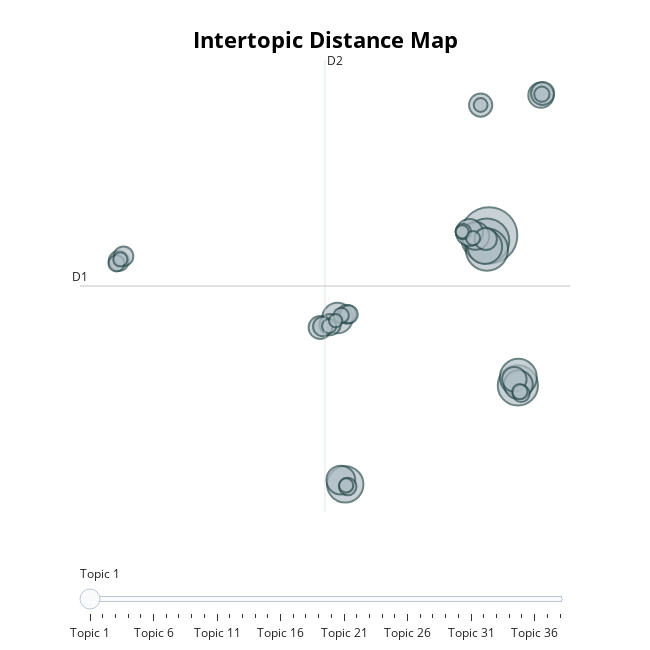

Notebook source saved alongside this figure:
### Code cell
positive_model.visualize_topics()

### Figure 1 — Plotly figure (JSON) as saved in the notebook; plotly's stock layout.template omitted (floating-point values rounded to 4 significant figures)
{"data": [{"customdata": [[1, "加油 | 现在 | 圈粉 | 清醒 | 最近", 1972], [2, "直播 | 直播间 | 视频 | 清流 | 喜欢", 1244], [3, "粉丝 | u3000 | 1000 | 突破 | 多万", 1096], [4, "知识 | 力量 | 改变命运 | 财富 | 改变", 996], [5, "优秀 | 才华 | 大家 | 人才 | 发光", 842], [6, "真的 | 确实 | 真正 | 真实 | 厉害", 816], [7, "昨天 | 今天 | 每天 | 昨晚 | 早上", 733], [8, "时运 | 实力 | 机会 | 准备 | 运气", 575], [9, "不错 | 非常 | 优秀 | 讲得 | 太好了", 515], [10, "文化 | 文化底蕴 | 直播间 | 魅力 | 最有", 509], [11, "看看 | 看着 | 看到 | 热泪盈眶 | 感动", 475], [12, "舒服 | 好听 | 说话 | 声音 | 好好", 449], [13, "童年 | 小时候 | 孩子 | 小伙子 | 青春", 394], [14, "可爱 | 漂亮 | 小萌 | 女孩 | 很帅", 369], [15, "中国 | 合伙人 | 电影 | 汉语 | 上海", 330], [16, "玉米 | 回忆 | 童年 | 不是 | 小时候", 330], [17, "牛牛 | 牛人 | 确实 | 牛批 | 澳大利亚", 326], [18, "感谢 | 谢谢 | 分享 | 恭喜 | 感恩", 307], [19, "分析 | 到位 | 透彻 | 数据 | 道理", 279], [20, "应该 | 需要 | 必须 | 这才 | 担当", 248], [21, "老板 | 员工 | 主任 | 领导 | 企业", 236], [22, "希望 | 你好 | 有人 | 越来越 | 一定", 236], [23, "能力 | 实力 | 强大 | 发光 | 毅力", 217], [24, "金子 | 发光 | 总会 | 打算 | 事实证明", 200], [25, "没有 | 不是 | 放弃 | 不要 | 偶然", 188], [26, "终于 | 最后 | 一句 | 最终 | 找到", 176], [27, "能量 | 满满的 | 满满 | 传播 | 太正", 160], [28, "喜欢 | 顿顿 | 哈哈哈 | 这种 | 一如既往", 146], [29, "读书 | 有用 | 好书 | 重要性 | 饱读", 144], [30, "讲到 | blueberry | 鄂伦春族 | 成吉思汗 | 安史之乱", 143], [31, "成功 | 偶然 | 背后 | 原因 | 必然", 142], [32, "抖音 | 平台 | 档次 | 升级 | 流量", 126], [33, "感觉 | 感动 | 感受 | 理解 | 多么", 125], [34, "企业 | 企业家 | 文化 | 伟大 | 生意", 124], [35, "烹饪 | 厨师 | 学校 | 新东方 | 以为", 123], [36, "海外 | 跨境 | 国际 | 电商 | 全球", 118], [37, "努力 | 敢于 | 勇气 | 勇敢 | 突破", 108], [38, "佩服 | 点赞 | 好评 | 赞赞 | 幸福", 105]], "hovertemplate": "<b>Topic %{customdata[0]}</b><br>Words: %{customdata[1]}<br>Size: %{customdata[2]}", "legendgroup": "", "marker": {"color": "#B0BEC5", "size": [1972, 1244, 1096, 996, 842, 816, 733, 575, 515, 509, 475, 449, 394, 369, 330, 330, 326, 307, 279, 248, 236, 236, 217, 200, 188, 176, 160, 146, 144, 143, 142, 126, 125, 124, 123, 118, 108, 105], "sizemode": "area", "sizeref": 1.232, "symbol": "circle", "line": {"color": "DarkSlateGrey", "width": 2}}, "mode": "markers", "name": "", "orientation": "v", "showlegend": false, "x": [8.799, 8.649, 8.658, 10.76, 10.8, -0.9843, 8.518, -1.513, -1.288, 10.8, 7.874, 7.469, 12.33, 10.52, 8.232, 12.44, -2.693, 8.58, -2.015, -16.4, -2.508, -16.07, -0.8916, -0.7392, -0.8141, 10.99, -16.55, 7.046, 10.9, 12.39, -1.257, -2.079, -0.9233, -16.29, 7.713, 8.229, -1.64, 6.97], "xaxis": "x", "y": [5.442, 5.078, 4.493, -4.601, -4.056, -11.23, 4.69, -0.09468, -10.94, -4.549, 5.411, 5.636, 14.83, -4.193, 14.17, 14.95, -0.7236, 5.205, -0.531, 3.725, -0.657, 4.051, 0.1623, 0.1571, -11.37, -5.149, 3.566, 5.704, -5.02, 14.9, 0.08263, -0.6307, -11.3, 3.833, 5.261, 14.17, -0.2692, 5.679], "yaxis": "y", "type": "scatter"}], "layout": {"xaxis": {"anchor": "y", "domain": [0.0, 1.0], "title": {"text": ""}, "visible": false, "range": [-19.03, 14.31]}, "yaxis": {"anchor": "x", "domain": [0.0, 1.0], "title": {"text": ""}, "visible": false, "range": [-13.08, 17.19]}, "legend": {"tracegroupgap": 0, "itemsizing": "constant"}, "margin": {"t": 60}, "title": {"font": {"size": 22, "color": "Black"}, "text": "<b>Intertopic Distance Map", "y": 0.95, "x": 0.5, "xanchor": "center", "yanchor": "top"}, "hoverlabel": {"font": {"size": 16, "family": "Rockwell"}, "bgcolor": "white"}, "width": 650, "height": 650, "sliders": [{"active": 0, "pad": {"t": 50}, "steps": [{"args": [{"marker.color": [["red", "#B0BEC5", "#B0BEC5", "#B0BEC5", "#B0BEC5", "#B0BEC5", "#B0BEC5", "#B0BEC5", "#B0BEC5", "#B0BEC5", "#B0BEC5", "#B0BEC5", "#B0BEC5", "#B0BEC5", "#B0BEC5", "#B0BEC5", "#B0BEC5", "#B0BEC5", "#B0BEC5", "#B0BEC5", "#B0BEC5", "#B0BEC5", "#B0BEC5", "#B0BEC5", "#B0BEC5", "#B0BEC5", "#B0BEC5", "#B0BEC5", "#B0BEC5", "#B0BEC5", "#B0BEC5", "#B0BEC5", "#B0BEC5", "#B0BEC5", "#B0BEC5", "#B0BEC5", "#B0BEC5", "#B0BEC5"]]}], "label": "Topic 1", "method": "update"}, {"args": [{"marker.color": [["#B0BEC5", "red", "#B0BEC5", "#B0BEC5", "#B0BEC5", "#B0BEC5", "#B0BEC5", "#B0BEC5", "#B0BEC5", "#B0BEC5", "#B0BEC5", "#B0BEC5", "#B0BEC5", "#B0BEC5", "#B0BEC5", "#B0BEC5", "#B0BEC5", "#B0BEC5", "#B0BEC5", "#B0BEC5", "#B0BEC5", "#B0BEC5", "#B0BEC5", "#B0BEC5", "#B0BEC5", "#B0BEC5", "#B0BEC5", "#B0BEC5", "#B0BEC5", "#B0BEC5", "#B0BEC5", "#B0BEC5", "#B0BEC5", "#B0BEC5", "#B0BEC5", "#B0BEC5", "#B0BEC5", "#B0BEC5"]]}], "label": "Topic 2", "method": "update"}, {"args": [{"marker.color": [["#B0BEC5", "#B0BEC5", "red", "#B0BEC5", "#B0BEC5", "#B0BEC5", "#B0BEC5", "#B0BEC5", "#B0BEC5", "#B0BEC5", "#B0BEC5", "#B0BEC5", "#B0BEC5", "#B0BEC5", "#B0BEC5", "#B0BEC5", "#B0BEC5", "#B0BEC5", "#B0BEC5", "#B0BEC5", "#B0BEC5", "#B0BEC5", "#B0BEC5", "#B0BEC5", "#B0BEC5", "#B0BEC5", "#B0BEC5", "#B0BEC5", "#B0BEC5", "#B0BEC5", "#B0BEC5", "#B0BEC5", "#B0BEC5", "#B0BEC5", "#B0BEC5", "#B0BEC5", "#B0BEC5", "#B0BEC5"]]}], "label": "Topic 3", "method": "update"}, {"args": [{"marker.color": [["#B0BEC5", "#B0BEC5", "#B0BEC5", "red", "#B0BEC5", "#B0BEC5", "#B0BEC5", "#B0BEC5", "#B0BEC5", "#B0BEC5", "#B0BEC5", "#B0BEC5", "#B0BEC5", "#B0BEC5", "#B0BEC5", "#B0BEC5", "#B0BEC5", "#B0BEC5", "#B0BEC5", "#B0BEC5", "#B0BEC5", "#B0BEC5", "#B0BEC5", "#B0BEC5", "#B0BEC5", "#B0BEC5", "#B0BEC5", "#B0BEC5", "#B0BEC5", "#B0BEC5", "#B0BEC5", "#B0BEC5", "#B0BEC5", "#B0BEC5", "#B0BEC5", "#B0BEC5", "#B0BEC5", "#B0BEC5"]]}], "label": "Topic 4", "method": "update"}, {"args": [{"marker.color": [["#B0BEC5", "#B0BEC5", "#B0BEC5", "#B0BEC5", "red", "#B0BEC5", "#B0BEC5", "#B0BEC5", "#B0BEC5", "#B0BEC5", "#B0BEC5", "#B0BEC5", "#B0BEC5", "#B0BEC5", "#B0BEC5", "#B0BEC5", "#B0BEC5", "#B0BEC5", "#B0BEC5", "#B0BEC5", "#B0BEC5", "#B0BEC5", "#B0BEC5", "#B0BEC5", "#B0BEC5", "#B0BEC5", "#B0BEC5", "#B0BEC5", "#B0BEC5", "#B0BEC5", "#B0BEC5", "#B0BEC5", "#B0BEC5", "#B0BEC5", "#B0BEC5", "#B0BEC5", "#B0BEC5", "#B0BEC5"]]}], "label": "Topic 5", "method": "update"}, {"args": [{"marker.color": [["#B0BEC5", "#B0BEC5", "#B0BEC5", "#B0BEC5", "#B0BEC5", "red", "#B0BEC5", "#B0BEC5", "#B0BEC5", "#B0BEC5", "#B0BEC5", "#B0BEC5", "#B0BEC5", "#B0BEC5", "#B0BEC5", "#B0BEC5", "#B0BEC5", "#B0BEC5", "#B0BEC5", "#B0BEC5", "#B0BEC5", "#B0BEC5", "#B0BEC5", "#B0BEC5", "#B0BEC5", "#B0BEC5", "#B0BEC5", "#B0BEC5", "#B0BEC5", "#B0BEC5", "#B0BEC5", "#B0BEC5", "#B0BEC5", "#B0BEC5", "#B0BEC5", "#B0BEC5", "#B0BEC5", "#B0BEC5"]]}], "label": "Topic 6", "method": "update"}, {"args": [{"marker.color": [["#B0BEC5", "#B0BEC5", "#B0BEC5", "#B0BEC5", "#B0BEC5", "#B0BEC5", "red", "#B0BEC5", "#B0BEC5", "#B0BEC5", "#B0BEC5", "#B0BEC5", "#B0BEC5", "#B0BEC5", "#B0BEC5", "#B0BEC5", "#B0BEC5", "#B0BEC5", "#B0BEC5", "#B0BEC5", "#B0BEC5", "#B0BEC5", "#B0BEC5", "#B0BEC5", "#B0BEC5", "#B0BEC5", "#B0BEC5", "#B0BEC5", "#B0BEC5", "#B0BEC5", "#B0BEC5", "#B0BEC5", "#B0BEC5", "#B0BEC5", "#B0BEC5", "#B0BEC5", "#B0BEC5", "#B0BEC5"]]}], "label": "Topic 7", "method": "update"}, {"args": [{"marker.color": [["#B0BEC5", "#B0BEC5", "#B0BEC5", "#B0BEC5", "#B0BEC5", "#B0BEC5", "#B0BEC5", "red", "#B0BEC5", "#B0BEC5", "#B0BEC5", "#B0BEC5", "#B0BEC5", "#B0BEC5", "#B0BEC5", "#B0BEC5", "#B0BEC5", "#B0BEC5", "#B0BEC5", "#B0BEC5", "#B0BEC5", "#B0BEC5", "#B0BEC5", "#B0BEC5", "#B0BEC5", "#B0BEC5", "#B0BEC5", "#B0BEC5", "#B0BEC5", "#B0BEC5", "#B0BEC5", "#B0BEC5", "#B0BEC5", "#B0BEC5", "#B0BEC5", "#B0BEC5", "#B0BEC5", "#B0BEC5"]]}], "label": "Topic 8", "method": "update"}, {"args": [{"marker.color": [["#B0BEC5", "#B0BEC5", "#B0BEC5", "#B0BEC5", "#B0BEC5", "#B0BEC5", "#B0BEC5", "#B0BEC5", "red", "#B0BEC5", "#B0BEC5", "#B0BEC5", "#B0BEC5", "#B0BEC5", "#B0BEC5", "#B0BEC5", "#B0BEC5", "#B0BEC5", "#B0BEC5", "#B0BEC5", "#B0BEC5", "#B0BEC5", "#B0BEC5", "#B0BEC5", "#B0BEC5", "#B0BEC5", "#B0BEC5", "#B0BEC5", "#B0BEC5", "#B0BEC5", "#B0BEC5", "#B0BEC5", "#B0BEC5", "#B0BEC5", "#B0BEC5", "#B0BEC5", "#B0BEC5", "#B0BEC5"]]}], "label": "Topic 9", "method": "update"}, {"args": [{"marker.color": [["#B0BEC5", "#B0BEC5", "#B0BEC5", "#B0BEC5", "#B0BEC5", "#B0BEC5", "#B0BEC5", "#B0BEC5", "#B0BEC5", "red", "#B0BEC5", "#B0BEC5", "#B0BEC5", "#B0BEC5", "#B0BEC5", "#B0BEC5", "#B0BEC5", "#B0BEC5", "#B0BEC5", "#B0BEC5", "#B0BEC5", "#B0BEC5", "#B0BEC5", "#B0BEC5", "#B0BEC5", "#B0BEC5", "#B0BEC5", "#B0BEC5", "#B0BEC5", "#B0BEC5", "#B0BEC5", "#B0BEC5", "#B0BEC5", "#B0BEC5", "#B0BEC5", "#B0BEC5", "#B0BEC5", "#B0BEC5"]]}], "label": "Topic 10", "method": "update"}, {"args": [{"marker.color": [["#B0BEC5", "#B0BEC5", "#B0BEC5", "#B0BEC5", "#B0BEC5", "#B0BEC5", "#B0BEC5", "#B0BEC5", "#B0BEC5", "#B0BEC5", "red", "#B0BEC5", "#B0BEC5", "#B0BEC5", "#B0BEC5", "#B0BEC5", "#B0BEC5", "#B0BEC5", "#B0BEC5", "#B0BEC5", "#B0BEC5", "#B0BEC5", "#B0BEC5", "#B0BEC5", "#B0BEC5", "#B0BEC5", "#B0BEC5", "#B0BEC5", "#B0BEC5", "#B0BEC5", "#B0BEC5", "#B0BEC5", "#B0BEC5", "#B0BEC5", "#B0BEC5", "#B0BEC5", "#B0BEC5", "#B0BEC5"]]}], "label": "Topic 11", "method": "update"}, {"args": [{"marker.color": [["#B0BEC5", "#B0BEC5", "#B0BEC5", "#B0BEC5", "#B0BEC5", "#B0BEC5", "#B0BEC5", "#B0BEC5", "#B0BEC5", "#B0BEC5", "#B0BEC5", "red", "#B0BEC5", "#B0BEC5", "#B0BEC5", "#B0BEC5", "#B0BEC5", "#B0BEC5", "#B0BEC5", "#B0BEC5", "#B0BEC5", "#B0BEC5", "#B0BEC5", "#B0BEC5", "#B0BEC5", "#B0BEC5", "#B0BEC5", "#B0BEC5", "#B0BEC5", "#B0BEC5", "#B0BEC5", "#B0BEC5", "#B0BEC5", "#B0BEC5", "#B0BEC5", "#B0BEC5", "#B0BEC5", "#B0BEC5"]]}], "label": "Topic 12", "method": "update"}, {"args": [{"marker.color": [["#B0BEC5", "#B0BEC5", "#B0BEC5", "#B0BEC5", "#B0BEC5", "#B0BEC5", "#B0BEC5", "#B0BEC5", "#B0BEC5", "#B0BEC5", "#B0BEC5", "#B0BEC5", "red", "#B0BEC5", "#B0BEC5", "#B0BEC5", "#B0BEC5", "#B0BEC5", "#B0BEC5", "#B0BEC5", "#B0BEC5", "#B0BEC5", "#B0BEC5", "#B0BEC5", "#B0BEC5", "#B0BEC5", "#B0BEC5", "#B0BEC5", "#B0BEC5", "#B0BEC5", "#B0BEC5", "#B0BEC5", "#B0BEC5", "#B0BEC5", "#B0BEC5", "#B0BEC5", "#B0BEC5", "#B0BEC5"]]}], "label": "Topic 13", "method": "update"}, {"args": [{"marker.color": [["#B0BEC5", "#B0BEC5", "#B0BEC5", "#B0BEC5", "#B0BEC5", "#B0BEC5", "#B0BEC5", "#B0BEC5", "#B0BEC5", "#B0BEC5", "#B0BEC5", "#B0BEC5", "#B0BEC5", "red", "#B0BEC5", "#B0BEC5", "#B0BEC5", "#B0BEC5", "#B0BEC5", "#B0BEC5", "#B0BEC5", "#B0BEC5", "#B0BEC5", "#B0BEC5", "#B0BEC5", "#B0BEC5", "#B0BEC5", "#B0BEC5", "#B0BEC5", "#B0BEC5", "#B0BEC5", "#B0BEC5", "#B0BEC5", "#B0BEC5", "#B0BEC5", "#B0BEC5", "#B0BEC5", "#B0BEC5"]]}], "label": "Topic 14", "method": "update"}, {"args": [{"marker.color": [["#B0BEC5", "#B0BEC5", "#B0BEC5", "#B0BEC5", "#B0BEC5", "#B0BEC5", "#B0BEC5", "#B0BEC5", "#B0BEC5", "#B0BEC5", "#B0BEC5", "#B0BEC5", "#B0BEC5", "#B0BEC5", "red", "#B0BEC5", "#B0BEC5", "#B0BEC5", "#B0BEC5", "#B0BEC5", "#B0BEC5", "#B0BEC5", "#B0BEC5", "#B0BEC5", "#B0BEC5", "#B0BEC5", "#B0BEC5", "#B0BEC5", "#B0BEC5", "#B0BEC5", "#B0BEC5", "#B0BEC5", "#B0BEC5", "#B0BEC5", "#B0BEC5", "#B0BEC5", "#B0BEC5", "#B0BEC5"]]}], "label": "Topic 15", "method": "update"}, {"args": [{"marker.color": [["#B0BEC5", "#B0BEC5", "#B0BEC5", "#B0BEC5", "#B0BEC5", "#B0BEC5", "#B0BEC5", "#B0BEC5", "#B0BEC5", "#B0BEC5", "#B0BEC5", "#B0BEC5", "#B0BEC5", "#B0BEC5", "#B0BEC5", "red", "#B0BEC5", "#B0BEC5", "#B0BEC5", "#B0BEC5", "#B0BEC5", "#B0BEC5", "#B0BEC5", "#B0BEC5", "#B0BEC5", "#B0BEC5", "#B0BEC5", "#B0BEC5", "#B0BEC5", "#B0BEC5", "#B0BEC5", "#B0BEC5", "#B0BEC5", "#B0BEC5", "#B0BEC5", "#B0BEC5", "#B0BEC5", "#B0BEC5"]]}], "label": "Topic 16", "method": "update"}, {"args": [{"marker.color": [["#B0BEC5", "#B0BEC5", "#B0BEC5", "#B0BEC5", "#B0BEC5", "#B0BEC5", "#B0BEC5", "#B0BEC5", "#B0BEC5", "#B0BEC5", "#B0BEC5", "#B0BEC5", "#B0BEC5", "#B0BEC5", "#B0BEC5", "#B0BEC5", "red", "#B0BEC5", "#B0BEC5", "#B0BEC5", "#B0BEC5", "#B0BEC5", "#B0BEC5", "#B0BEC5", "#B0BEC5", "#B0BEC5", "#B0BEC5", "#B0BEC5", "#B0BEC5", "#B0BEC5", "#B0BEC5", "#B0BEC5", "#B0BEC5", "#B0BEC5", "#B0BEC5", "#B0BEC5", "#B0BEC5", "#B0BEC5"]]}], "label": "Topic 17", "method": "update"}, {"args": [{"marker.color": [["#B0BEC5", "#B0BEC5", "#B0BEC5", "#B0BEC5", "#B0BEC5", "#B0BEC5", "#B0BEC5", "#B0BEC5", "#B0BEC5", "#B0BEC5", "#B0BEC5", "#B0BEC5", "#B0BEC5", "#B0BEC5", "#B0BEC5", "#B0BEC5", "#B0BEC5", "red", "#B0BEC5", "#B0BEC5", "#B0BEC5", "#B0BEC5", "#B0BEC5", "#B0BEC5", "#B0BEC5", "#B0BEC5", "#B0BEC5", "#B0BEC5", "#B0BEC5", "#B0BEC5", "#B0BEC5", "#B0BEC5", "#B0BEC5", "#B0BEC5", "#B0BEC5", "#B0BEC5", "#B0BEC5", "#B0BEC5"]]}], "label": "Topic 18", "method": "update"}, {"args": [{"marker.color": [["#B0BEC5", "#B0BEC5", "#B0BEC5", "#B0BEC5", "#B0BEC5", "#B0BEC5", "#B0BEC5", "#B0BEC5", "#B0BEC5", "#B0BEC5", "#B0BEC5", "#B0BEC5", "#B0BEC5", "#B0BEC5", "#B0BEC5", "#B0BEC5", "#B0BEC5", "#B0BEC5", "red", "#B0BEC5", "#B0BEC5", "#B0BEC5", "#B0BEC5", "#B0BEC5", "#B0BEC5", "#B0BEC5", "#B0BEC5", "#B0BEC5", "#B0BEC5", "#B0BEC5", "#B0BEC5", "#B0BEC5", "#B0BEC5", "#B0BEC5", "#B0BEC5", "#B0BEC5", "#B0BEC5", "#B0BEC5"]]}], "label": "Topic 19", "method": "update"}, {"args": [{"marker.color": [["#B0BEC5", "#B0BEC5", "#B0BEC5", "#B0BEC5", "#B0BEC5", "#B0BEC5", "#B0BEC5", "#B0BEC5", "#B0BEC5", "#B0BEC5", "#B0BEC5", "#B0BEC5", "#B0BEC5", "#B0BEC5", "#B0BEC5", "#B0BEC5", "#B0BEC5", "#B0BEC5", "#B0BEC5", "red", "#B0BEC5", "#B0BEC5", "#B0BEC5", "#B0BEC5", "#B0BEC5", "#B0BEC5", "#B0BEC5", "#B0BEC5", "#B0BEC5", "#B0BEC5", "#B0BEC5", "#B0BEC5", "#B0BEC5", "#B0BEC5", "#B0BEC5", "#B0BEC5", "#B0BEC5", "#B0BEC5"]]}], "label": "Topic 20", "method": "update"}, {"args": [{"marker.color": [["#B0BEC5", "#B0BEC5", "#B0BEC5", "#B0BEC5", "#B0BEC5", "#B0BEC5", "#B0BEC5", "#B0BEC5", "#B0BEC5", "#B0BEC5", "#B0BEC5", "#B0BEC5", "#B0BEC5", "#B0BEC5", "#B0BEC5", "#B0BEC5", "#B0BEC5", "#B0BEC5", "#B0BEC5", "#B0BEC5", "red", "#B0BEC5", "#B0BEC5", "#B0BEC5", "#B0BEC5", "#B0BEC5", "#B0BEC5", "#B0BEC5", "#B0BEC5", "#B0BEC5", "#B0BEC5", "#B0BEC5", "#B0BEC5", "#B0BEC5", "#B0BEC5", "#B0BEC5", "#B0BEC5", "#B0BEC5"]]}], "label": "Topic 21", "method": "update"}, {"args": [{"marker.color": [["#B0BEC5", "#B0BEC5", "#B0BEC5", "#B0BEC5", "#B0BEC5", "#B0BEC5", "#B0BEC5", "#B0BEC5", "#B0BEC5", "#B0BEC5", "#B0BEC5", "#B0BEC5", "#B0BEC5", "#B0BEC5", "#B0BEC5", "#B0BEC5", "#B0BEC5", "#B0BEC5", "#B0BEC5", "#B0BEC5", "#B0BEC5", "red", "#B0BEC5", "#B0BEC5", "#B0BEC5", "#B0BEC5", "#B0BEC5", "#B0BEC5", "#B0BEC5", "#B0BEC5", "#B0BEC5", "#B0BEC5", "#B0BEC5", "#B0BEC5", "#B0BEC5", "#B0BEC5", "#B0BEC5", "#B0BEC5"]]}], "label": "Topic 22", "method": "update"}, {"args": [{"marker.color": [["#B0BEC5", "#B0BEC5", "#B0BEC5", "#B0BEC5", "#B0BEC5", "#B0BEC5", "#B0BEC5", "#B0BEC5", "#B0BEC5", "#B0BEC5", "#B0BEC5", "#B0BEC5", "#B0BEC5", "#B0BEC5", "#B0BEC5", "#B0BEC5", "#B0BEC5", "#B0BEC5", "#B0BEC5", "#B0BEC5", "#B0BEC5", "#B0BEC5", "red", "#B0BEC5", "#B0BEC5", "#B0BEC5", "#B0BEC5", "#B0BEC5", "#B0BEC5", "#B0BEC5", "#B0BEC5", "#B0BEC5", "#B0BEC5", "#B0BEC5", "#B0BEC5", "#B0BEC5", "#B0BEC5", "#B0BEC5"]]}], "label": "Topic 23", "method": "update"}, {"args": [{"marker.color": [["#B0BEC5", "#B0BEC5", "#B0BEC5", "#B0BEC5", "#B0BEC5", "#B0BEC5", "#B0BEC5", "#B0BEC5", "#B0BEC5", "#B0BEC5", "#B0BEC5", "#B0BEC5", "#B0BEC5", "#B0BEC5", "#B0BEC5", "#B0BEC5", "#B0BEC5", "#B0BEC5", "#B0BEC5", "#B0BEC5", "#B0BEC5", "#B0BEC5", "#B0BEC5", "red", "#B0BEC5", "#B0BEC5", "#B0BEC5", "#B0BEC5", "#B0BEC5", "#B0BEC5", "#B0BEC5", "#B0BEC5", "#B0BEC5", "#B0BEC5", "#B0BEC5", "#B0BEC5", "#B0BEC5", "#B0BEC5"]]}], "label": "Topic 24", "method": "update"}, {"args": [{"marker.color": [["#B0BEC5", "#B0BEC5", "#B0BEC5", "#B0BEC5", "#B0BEC5", "#B0BEC5", "#B0BEC5", "#B0BEC5", "#B0BEC5", "#B0BEC5", "#B0BEC5", "#B0BEC5", "#B0BEC5", "#B0BEC5", "#B0BEC5", "#B0BEC5", "#B0BEC5", "#B0BEC5", "#B0BEC5", "#B0BEC5", "#B0BEC5", "#B0BEC5", "#B0BEC5", "#B0BEC5", "red", "#B0BEC5", "#B0BEC5", "#B0BEC5", "#B0BEC5", "#B0BEC5", "#B0BEC5", "#B0BEC5", "#B0BEC5", "#B0BEC5", "#B0BEC5", "#B0BEC5", "#B0BEC5", "#B0BEC5"]]}], "label": "Topic 25", "method": "update"}, {"args": [{"marker.color": [["#B0BEC5", "#B0BEC5", "#B0BEC5", "#B0BEC5", "#B0BEC5", "#B0BEC5", "#B0BEC5", "#B0BEC5", "#B0BEC5", "#B0BEC5", "#B0BEC5", "#B0BEC5", "#B0BEC5", "#B0BEC5", "#B0BEC5", "#B0BEC5", "#B0BEC5", "#B0BEC5", "#B0BEC5", "#B0BEC5", "#B0BEC5", "#B0BEC5", "#B0BEC5", "#B0BEC5", "#B0BEC5", "red", "#B0BEC5", "#B0BEC5", "#B0BEC5", "#B0BEC5", "#B0BEC5", "#B0BEC5", "#B0BEC5", "#B0BEC5", "#B0BEC5", "#B0BEC5", "#B0BEC5", "#B0BEC5"]]}], "label": "Topic 26", "method": "update"}, {"args": [{"marker.color": [["#B0BEC5", "#B0BEC5", "#B0BEC5", "#B0BEC5", "#B0BEC5", "#B0BEC5", "#B0BEC5", "#B0BEC5", "#B0BEC5", "#B0BEC5", "#B0BEC5", "#B0BEC5", "#B0BEC5", "#B0BEC5", "#B0BEC5", "#B0BEC5", "#B0BEC5", "#B0BEC5", "#B0BEC5", "#B0BEC5", "#B0BEC5", "#B0BEC5", "#B0BEC5", "#B0BEC5", "#B0BEC5", "#B0BEC5", "red", "#B0BEC5", "#B0BEC5", "#B0BEC5", "#B0BEC5", "#B0BEC5", "#B0BEC5", "#B0BEC5", "#B0BEC5", "#B0BEC5", "#B0BEC5", "#B0BEC5"]]}], "label": "Topic 27", "method": "update"}, {"args": [{"marker.color": [["#B0BEC5", "#B0BEC5", "#B0BEC5", "#B0BEC5", "#B0BEC5", "#B0BEC5", "#B0BEC5", "#B0BEC5", "#B0BEC5", "#B0BEC5", "#B0BEC5", "#B0BEC5", "#B0BEC5", "#B0BEC5", "#B0BEC5", "#B0BEC5", "#B0BEC5", "#B0BEC5", "#B0BEC5", "#B0BEC5", "#B0BEC5", "#B0BEC5", "#B0BEC5", "#B0BEC5", "#B0BEC5", "#B0BEC5", "#B0BEC5", "red", "#B0BEC5", "#B0BEC5", "#B0BEC5", "#B0BEC5", "#B0BEC5", "#B0BEC5", "#B0BEC5", "#B0BEC5", "#B0BEC5", "#B0BEC5"]]}], "label": "Topic 28", "method": "update"}, {"args": [{"marker.color": [["#B0BEC5", "#B0BEC5", "#B0BEC5", "#B0BEC5", "#B0BEC5", "#B0BEC5", "#B0BEC5", "#B0BEC5", "#B0BEC5", "#B0BEC5", "#B0BEC5", "#B0BEC5", "#B0BEC5", "#B0BEC5", "#B0BEC5", "#B0BEC5", "#B0BEC5", "#B0BEC5", "#B0BEC5", "#B0BEC5", "#B0BEC5", "#B0BEC5", "#B0BEC5", "#B0BEC5", "#B0BEC5", "#B0BEC5", "#B0BEC5", "#B0BEC5", "red", "#B0BEC5", "#B0BEC5", "#B0BEC5", "#B0BEC5", "#B0BEC5", "#B0BEC5", "#B0BEC5", "#B0BEC5", "#B0BEC5"]]}], "label": "Topic 29", "method": "update"}, {"args": [{"marker.color": [["#B0BEC5", "#B0BEC5", "#B0BEC5", "#B0BEC5", "#B0BEC5", "#B0BEC5", "#B0BEC5", "#B0BEC5", "#B0BEC5", "#B0BEC5", "#B0BEC5", "#B0BEC5", "#B0BEC5", "#B0BEC5", "#B0BEC5", "#B0BEC5", "#B0BEC5", "#B0BEC5", "#B0BEC5", "#B0BEC5", "#B0BEC5", "#B0BEC5", "#B0BEC5", "#B0BEC5", "#B0BEC5", "#B0BEC5", "#B0BEC5", "#B0BEC5", "#B0BEC5", "red", "#B0BEC5", "#B0BEC5", "#B0BEC5", "#B0BEC5", "#B0BEC5", "#B0BEC5", "#B0BEC5", "#B0BEC5"]]}], "label": "Topic 30", "method": "update"}, {"args": [{"marker.color": [["#B0BEC5", "#B0BEC5", "#B0BEC5", "#B0BEC5", "#B0BEC5", "#B0BEC5", "#B0BEC5", "#B0BEC5", "#B0BEC5", "#B0BEC5", "#B0BEC5", "#B0BEC5", "#B0BEC5", "#B0BEC5", "#B0BEC5", "#B0BEC5", "#B0BEC5", "#B0BEC5", "#B0BEC5", "#B0BEC5", "#B0BEC5", "#B0BEC5", "#B0BEC5", "#B0BEC5", "#B0BEC5", "#B0BEC5", "#B0BEC5", "#B0BEC5", "#B0BEC5", "#B0BEC5", "red", "#B0BEC5", "#B0BEC5", "#B0BEC5", "#B0BEC5", "#B0BEC5", "#B0BEC5", "#B0BEC5"]]}], "label": "Topic 31", "method": "update"}, {"args": [{"marker.color": [["#B0BEC5", "#B0BEC5", "#B0BEC5", "#B0BEC5", "#B0BEC5", "#B0BEC5", "#B0BEC5", "#B0BEC5", "#B0BEC5", "#B0BEC5", "#B0BEC5", "#B0BEC5", "#B0BEC5", "#B0BEC5", "#B0BEC5", "#B0BEC5", "#B0BEC5", "#B0BEC5", "#B0BEC5", "#B0BEC5", "#B0BEC5", "#B0BEC5", "#B0BEC5", "#B0BEC5", "#B0BEC5", "#B0BEC5", "#B0BEC5", "#B0BEC5", "#B0BEC5", "#B0BEC5", "#B0BEC5", "red", "#B0BEC5", "#B0BEC5", "#B0BEC5", "#B0BEC5", "#B0BEC5", "#B0BEC5"]]}], "label": "Topic 32", "method": "update"}, {"args": [{"marker.color": [["#B0BEC5", "#B0BEC5", "#B0BEC5", "#B0BEC5", "#B0BEC5", "#B0BEC5", "#B0BEC5", "#B0BEC5", "#B0BEC5", "#B0BEC5", "#B0BEC5", "#B0BEC5", "#B0BEC5", "#B0BEC5", "#B0BEC5", "#B0BEC5", "#B0BEC5", "#B0BEC5", "#B0BEC5", "#B0BEC5", "#B0BEC5", "#B0BEC5", "#B0BEC5", "#B0BEC5", "#B0BEC5", "#B0BEC5", "#B0BEC5", "#B0BEC5", "#B0BEC5", "#B0BEC5", "#B0BEC5", "#B0BEC5", "red", "#B0BEC5", "#B0BEC5", "#B0BEC5", "#B0BEC5", "#B0BEC5"]]}], "label": "Topic 33", "method": "update"}, {"args": [{"marker.color": [["#B0BEC5", "#B0BEC5", "#B0BEC5", "#B0BEC5", "#B0BEC5", "#B0BEC5", "#B0BEC5", "#B0BEC5", "#B0BEC5", "#B0BEC5", "#B0BEC5", "#B0BEC5", "#B0BEC5", "#B0BEC5", "#B0BEC5", "#B0BEC5", "#B0BEC5", "#B0BEC5", "#B0BEC5", "#B0BEC5", "#B0BEC5", "#B0BEC5", "#B0BEC5", "#B0BEC5", "#B0BEC5", "#B0BEC5", "#B0BEC5", "#B0BEC5", "#B0BEC5", "#B0BEC5", "#B0BEC5", "#B0BEC5", "#B0BEC5", "red", "#B0BEC5", "#B0BEC5", "#B0BEC5", "#B0BEC5"]]}], "label": "Topic 34", "method": "update"}, {"args": [{"marker.color": [["#B0BEC5", "#B0BEC5", "#B0BEC5", "#B0BEC5", "#B0BEC5", "#B0BEC5", "#B0BEC5", "#B0BEC5", "#B0BEC5", "#B0BEC5", "#B0BEC5", "#B0BEC5", "#B0BEC5", "#B0BEC5", "#B0BEC5", "#B0BEC5", "#B0BEC5", "#B0BEC5", "#B0BEC5", "#B0BEC5", "#B0BEC5", "#B0BEC5", "#B0BEC5", "#B0BEC5", "#B0BEC5", "#B0BEC5", "#B0BEC5", "#B0BEC5", "#B0BEC5", "#B0BEC5", "#B0BEC5", "#B0BEC5", "#B0BEC5", "#B0BEC5", "red", "#B0BEC5", "#B0BEC5", "#B0BEC5"]]}], "label": "Topic 35", "method": "update"}, {"args": [{"marker.color": [["#B0BEC5", "#B0BEC5", "#B0BEC5", "#B0BEC5", "#B0BEC5", "#B0BEC5", "#B0BEC5", "#B0BEC5", "#B0BEC5", "#B0BEC5", "#B0BEC5", "#B0BEC5", "#B0BEC5", "#B0BEC5", "#B0BEC5", "#B0BEC5", "#B0BEC5", "#B0BEC5", "#B0BEC5", "#B0BEC5", "#B0BEC5", "#B0BEC5", "#B0BEC5", "#B0BEC5", "#B0BEC5", "#B0BEC5", "#B0BEC5", "#B0BEC5", "#B0BEC5", "#B0BEC5", "#B0BEC5", "#B0BEC5", "#B0BEC5", "#B0BEC5", "#B0BEC5", "red", "#B0BEC5", "#B0BEC5"]]}], "label": "Topic 36", "method": "update"}, {"args": [{"marker.color": [["#B0BEC5", "#B0BEC5", "#B0BEC5", "#B0BEC5", "#B0BEC5", "#B0BEC5", "#B0BEC5", "#B0BEC5", "#B0BEC5", "#B0BEC5", "#B0BEC5", "#B0BEC5", "#B0BEC5", "#B0BEC5", "#B0BEC5", "#B0BEC5", "#B0BEC5", "#B0BEC5", "#B0BEC5", "#B0BEC5", "#B0BEC5", "#B0BEC5", "#B0BEC5", "#B0BEC5", "#B0BEC5", "#B0BEC5", "#B0BEC5", "#B0BEC5", "#B0BEC5", "#B0BEC5", "#B0BEC5", "#B0BEC5", "#B0BEC5", "#B0BEC5", "#B0BEC5", "#B0BEC5", "red", "#B0BEC5"]]}], "label": "Topic 37", "method": "update"}, {"args": [{"marker.color": [["#B0BEC5", "#B0BEC5", "#B0BEC5", "#B0BEC5", "#B0BEC5", "#B0BEC5", "#B0BEC5", "#B0BEC5", "#B0BEC5", "#B0BEC5", "#B0BEC5", "#B0BEC5", "#B0BEC5", "#B0BEC5", "#B0BEC5", "#B0BEC5", "#B0BEC5", "#B0BEC5", "#B0BEC5", "#B0BEC5", "#B0BEC5", "#B0BEC5", "#B0BEC5", "#B0BEC5", "#B0BEC5", "#B0BEC5", "#B0BEC5", "#B0BEC5", "#B0BEC5", "#B0BEC5", "#B0BEC5", "#B0BEC5", "#B0BEC5", "#B0BEC5", "#B0BEC5", "#B0BEC5", "#B0BEC5", "red"]]}], "label": "Topic 38", "method": "update"}]}], "shapes": [{"line": {"color": "#CFD8DC", "width": 2}, "type": "line", "x0": -2.362, "x1": -2.362, "y0": -13.08, "y1": 17.19}, {"line": {"color": "#9E9E9E", "width": 2}, "type": "line", "x0": -19.03, "x1": 14.31, "y0": 2.054, "y1": 2.054}], "annotations": [{"showarrow": false, "text": "D1", "x": -19.03, "y": 2.054, "yshift": 10}, {"showarrow": false, "text": "D2", "x": -2.362, "xshift": 10, "y": 17.19}]}}
